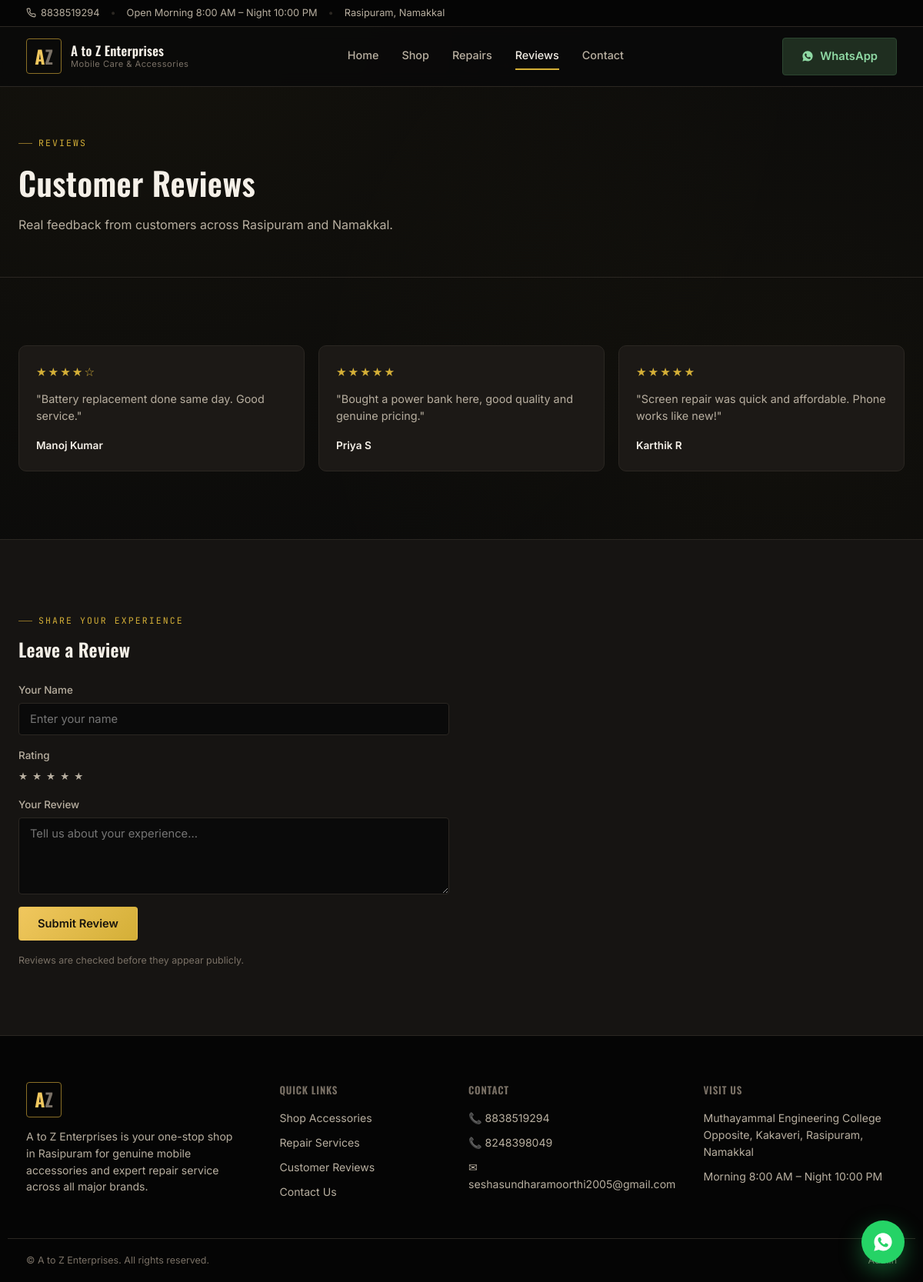
The app's page /reviews with its own data.
### tables this page shows
CREATE TABLE reviews (
        id INTEGER PRIMARY KEY AUTOINCREMENT,
        customer_name TEXT NOT NULL,
        rating INTEGER NOT NULL,
        review_text TEXT NOT NULL,
        is_approved INTEGER DEFAULT 0,
        created_at TEXT DEFAULT (datetime('now'))
    );

### app.py (the view)
@app.route("/reviews")
def reviews_page():
    conn = get_db()
    reviews = conn.execute(
        "SELECT * FROM reviews WHERE is_approved=1 ORDER BY id DESC"
    ).fetchall()
    conn.close()
    return render_template("reviews.html", shop=SHOP_INFO, reviews=reviews)

### app.py (called while the page is built)
def dict_factory(cursor, row):
    d = {}
    for idx, col in enumerate(cursor.description):
        val = row[idx]
        if col[0] == "created_at" and val and isinstance(val, str):
            try:
                val = datetime.fromisoformat(val)
            except:
                pass
        d[col[0]] = val
    return d

def get_db():
    conn = sqlite3.connect(DB_PATH)
    conn.row_factory = dict_factory
    conn.execute("PRAGMA journal_mode=WAL")
    return conn

### templates/reviews.html (shortened to what this page needs)
{% extends "base.html" %}
{% block content %}
<section class="section-tight" style="border-bottom:1px solid var(--line);">
  <div class="section-inner">
    <span class="eyebrow">Reviews</span>
    <h1 style="font-size:clamp(1.8rem,4vw,2.6rem); margin-top:10px;">Customer Reviews</h1>
    <p style="color:var(--ink-dim); margin-top:10px; max-width:520px;">Real feedback from customers across Rasipuram and Namakkal.</p>
  </div>
</section>
<section class="section">
  <div class="section-inner">
    {% if reviews %}
    <div class="review-grid">
      {% for r in reviews %}
      <div class="review-card">
        <div class="review-stars">{{ '★' * r.rating }}{{ '☆' * (5 - r.rating) }}</div>
        <p class="review-text">"{{ r.review_text }}"</p>
        <div class="review-author">{{ r.customer_name }}</div>
      </div>
      {% endfor %}
    </div>
    {% else %}
    <div class="empty-state">
      <h3>No reviews yet</h3>
      <p>Be the first to share your experience below.</p>
    </div>
    {% endif %}
  </div>
</section>
<section class="section review-form-section">
  <div class="section-inner">
    <span class="eyebrow">Share Your Experience</span>
    <h2 style="margin:10px 0 24px;">Leave a Review</h2>
    <form class="review-form" action="{{ url_for('submit_review') }}" method="POST">
      <div class="field">
        <label for="customer_name">Your Name</label>
        <input type="text" id="customer_name" name="customer_name" placeholder="Enter your name" required>
      </div>
      <div class="field">
        <label>Rating</label>
        <div class="star-picker">
          <input type="radio" id="star5" name="rating" value="5" required><label for="star5">★</label>
          <input type="radio" id="star4" name="rating" value="4"><label for="star4">★</label>
          <input type="radio" id="star3" name="rating" value="3"><label for="star3">★</label>
          <input type="radio" id="star2" name="rating" value="2"><label for="star2">★</label>
          <input type="radio" id="star1" name="rating" value="1"><label for="star1">★</label>
        </div>
      </div>
      <div class="field">
        <label for="review_text">Your Review</label>
        <textarea id="review_text" name="review_text" placeholder="Tell us about your experience..." required></textarea>
      </div>
      <button type="submit" class="btn btn-gold" style="align-self:flex-start;">Submit Review</button>
      <p style="font-size:0.78rem; color:var(--ink-faint);">Reviews are checked before they appear publicly.</p>
    </form>
  </div>
</section>
{% endblock %}

### static/css/style.css (style rules this page uses)
:root { --bg-base: #0A0A0A; --bg-surface: #161412; --bg-card: #1C1916; --bg-card-hover: #221E19; --gold: #D4AF37; --gold-bright: #F0C75E; --gold-dim: #8A6F26; --ink: #F5F0E8; --ink-dim: #B8AFA0; --ink-faint: #7A7166; --line: #2B2722; --ok: #4C9A6A; --warn: #C75C3F; --font-display: 'Oswald', sans-serif; --font-body: 'Inter', sans-serif; --font-mono: 'JetBrains Mono', monospace; --max-w: 1180px; --radius-sm: 4px; --radius-md: 10px; --radius-lg: 18px; }
* { box-sizing: border-box; margin: 0; padding: 0; }
html { scroll-behavior: smooth; }
body { background: var(--bg-base); color: var(--ink); font-family: var(--font-body); line-height: 1.55; -webkit-font-smoothing: antialiased; background-image: radial-gradient(circle at 15% 0%, rgba(212,175,55,0.05), transparent 45%), radial-gradient(circle at 85% 30%, rgba(212,175,55,0.04), transparent 40%); }
button { font-family: inherit; cursor: pointer; }
h1, h2, h3, h4 { font-family: var(--font-display); font-weight: 600; letter-spacing: 0.01em; color: var(--ink); }
.eyebrow { display: inline-flex; align-items: center; gap: 8px; font-family: var(--font-mono); font-size: 0.72rem; letter-spacing: 0.18em; text-transform: uppercase; color: var(--gold); }
.eyebrow::before { content: ''; width: 18px; height: 1px; background: var(--gold-dim); }
.section { padding: 88px 24px; }
.section-tight { padding: 56px 24px; }
.section-inner { max-width: var(--max-w); margin: 0 auto; }
.btn { display: inline-flex; align-items: center; gap: 8px; padding: 12px 24px; border-radius: var(--radius-sm); font-family: var(--font-body); font-weight: 600; font-size: 0.92rem; border: 1px solid transparent; transition: transform 0.15s ease, background 0.2s ease, border-color 0.2s ease; white-space: nowrap; }
.btn-gold { background: linear-gradient(135deg, var(--gold-bright), var(--gold)); color: #19150D; }
.review-grid { display: grid; grid-template-columns: repeat(auto-fill, minmax(280px, 1fr)); gap: 18px; }
.review-card { background: var(--bg-card); border: 1px solid var(--line); border-radius: var(--radius-md); padding: 22px; }
.review-stars { color: var(--gold); letter-spacing: 2px; margin-bottom: 12px; font-size: 0.95rem; }
.review-text { color: var(--ink-dim); font-size: 0.9rem; margin-bottom: 16px; }
.review-author { font-size: 0.85rem; font-weight: 600; color: var(--ink); }
.review-form-section { background: var(--bg-surface); border-top: 1px solid var(--line); }
.review-form { max-width: 560px; display: flex; flex-direction: column; gap: 16px; }
.star-picker { display: flex; gap: 6px; font-size: 1.6rem; }
.star-picker label { color: var(--line); cursor: pointer; transition: color 0.15s ease; }
.star-picker { flex-direction: row-reverse; justify-content: flex-end; }
.field { display: flex; flex-direction: column; gap: 6px; }
.field label { font-size: 0.84rem; color: var(--ink-dim); font-weight: 500; }
.field input, .field select, .field textarea { background: var(--bg-base); border: 1px solid var(--line); border-radius: var(--radius-sm); padding: 11px 14px; color: var(--ink); font-family: var(--font-body); font-size: 0.92rem; transition: border-color 0.2s ease; }
.field textarea { resize: vertical; min-height: 100px; }

### records on screen
reviews: rating "★★★★", rating "☆", review_text "Battery replacement done same day. Good service.", customer_name "Manoj Kumar"
reviews: rating "★★★★★", review_text "Bought a power bank here, good quality and genuine pricing.", customer_name "Priya S"
reviews: rating "★★★★★", review_text "Screen repair was quick and affordable. Phone works like new!", customer_name "Karthik R"

### other values on screen
{{ shop.phone_1 }} "8838519294"
{{ shop.hours }} "Morning 8:00 AM – Night 10:00 PM"
{{ shop.name }} "A to Z Enterprises"
{{ shop.phone_2 }} "8248398049"
{{ shop.email }} "seshasundharamoorthi2005@gmail.com"
{{ shop.address }} "Muthayammal Engineering College Opposite, Kakaveri, Rasipuram, Namakkal"
